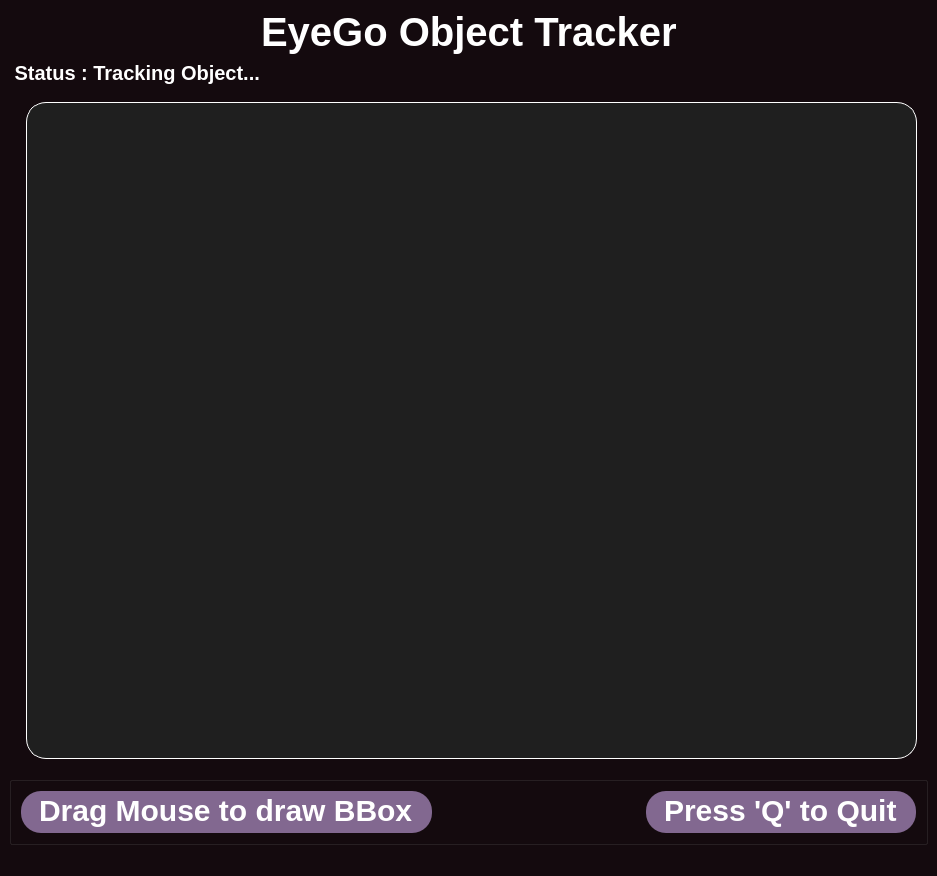
<?xml version="1.0" encoding="UTF-8"?>
<ui version="4.0">
 <class>Application</class>
 <widget class="QMainWindow" name="Application">
  <property name="geometry">
   <rect>
    <x>0</x>
    <y>0</y>
    <width>937</width>
    <height>876</height>
   </rect>
  </property>
  <property name="windowTitle">
   <string>Realtime Filter Designer</string>
  </property>
  <property name="windowIcon">
   <iconset>
    <normaloff>C:/Users/DELL/Downloads/Assets/WindowIcon.png</normaloff>C:/Users/DELL/Downloads/Assets/WindowIcon.png</iconset>
  </property>
  <property name="styleSheet">
   <string notr="true">color: #ffffff;
background-color: #140a0e;
font-weight: bold;
</string>
  </property>
  <widget class="QWidget" name="centralwidget">
   <property name="styleSheet">
    <string notr="true"/>
   </property>
   <layout class="QGridLayout" name="gridLayout_12">
    <item row="1" column="0">
     <widget class="QLabel" name="status_label">
      <property name="maximumSize">
       <size>
        <width>16777215</width>
        <height>30</height>
       </size>
      </property>
      <property name="styleSheet">
       <string notr="true">color: #ffffff;
font-weight:Bold;
font-size: 20px;
border: none;

background-color: #140a0e;</string>
      </property>
      <property name="text">
       <string> Status : Tracking Object...</string>
      </property>
     </widget>
    </item>
    <item row="3" column="0">
     <widget class="QGroupBox" name="groupBox_14">
      <property name="sizePolicy">
       <sizepolicy hsizetype="Preferred" vsizetype="Fixed">
        <horstretch>0</horstretch>
        <verstretch>0</verstretch>
       </sizepolicy>
      </property>
      <property name="maximumSize">
       <size>
        <width>2000</width>
        <height>400</height>
       </size>
      </property>
      <property name="styleSheet">
       <string notr="true">QGroupBox {
background-color: #140a0e;
border-radius: 14px;
border: None;
    font-weight: bold;

}
QGroupBox::title {
    color: white;
    font-weight: bold;

}
background-color: #784B84;
      color: white;
      border: none;
      padding: 5px 10px;
     border: 1.2px solid white;
border-style: outset;
border-radius: 5px;</string>
      </property>
      <property name="title">
       <string/>
      </property>
      <layout class="QGridLayout" name="gridLayout_15">
       <item row="0" column="2">
        <layout class="QHBoxLayout" name="horizontalLayout_38">
         <property name="spacing">
          <number>3</number>
         </property>
         <item>
          <widget class="QLabel" name="label1_24">
           <property name="styleSheet">
            <string notr="true">  appearance: button;
  backface-visibility: hidden;
  background-color: #826890;
  border-radius: 20px;
  border-width: 0;
  box-shadow: rgba(50, 50, 93, .1) 0 0 0 1px inset,rgba(50, 50, 93, .1) 0 2px 5px 0,rgba(0, 0, 0, .07) 0 1px 1px 0;
  box-sizing: border-box;
font-size:30px;
      color: white;
   
     border: none;
padding-top:2px;
padding-bottom:5px;
font-weight:bold;
padding-left:10px;
padding-right:10px;
</string>
           </property>
           <property name="text">
            <string>Press 'Q' to Quit</string>
           </property>
          </widget>
         </item>
        </layout>
       </item>
       <item row="0" column="0">
        <layout class="QHBoxLayout" name="horizontalLayout_31">
         <property name="spacing">
          <number>3</number>
         </property>
         <item>
          <widget class="QLabel" name="label1_14">
           <property name="styleSheet">
            <string notr="true">  appearance: button;
  backface-visibility: hidden;
  background-color: #826890;
  border-radius: 20px;
  border-width: 0;
  box-shadow: rgba(50, 50, 93, .1) 0 0 0 1px inset,rgba(50, 50, 93, .1) 0 2px 5px 0,rgba(0, 0, 0, .07) 0 1px 1px 0;
  box-sizing: border-box;
font-size:30px;
      color: white;
   
     border: none;
padding-top:2px;
padding-bottom:5px;
font-weight:bold;
padding-left:10px;
padding-right:10px;
</string>
           </property>
           <property name="text">
            <string>Drag Mouse to draw BBox</string>
           </property>
          </widget>
         </item>
        </layout>
       </item>
       <item row="0" column="1">
        <spacer name="horizontalSpacer_40">
         <property name="orientation">
          <enum>Qt::Horizontal</enum>
         </property>
         <property name="sizeHint" stdset="0">
          <size>
           <width>40</width>
           <height>20</height>
          </size>
         </property>
        </spacer>
       </item>
      </layout>
     </widget>
    </item>
    <item row="0" column="0">
     <layout class="QHBoxLayout" name="horizontalLayout_11">
      <item>
       <spacer name="horizontalSpacer_4">
        <property name="orientation">
         <enum>Qt::Horizontal</enum>
        </property>
        <property name="sizeHint" stdset="0">
         <size>
          <width>40</width>
          <height>20</height>
         </size>
        </property>
       </spacer>
      </item>
      <item>
       <widget class="QLabel" name="task_label">
        <property name="styleSheet">
         <string notr="true">color: #ffffff;
font-weight:Bold;
font-size: 40px;
border: none;

background-color:#140a0e;
</string>
        </property>
        <property name="text">
         <string>EyeGo Object Tracker</string>
        </property>
       </widget>
      </item>
      <item>
       <spacer name="horizontalSpacer_5">
        <property name="orientation">
         <enum>Qt::Horizontal</enum>
        </property>
        <property name="sizeHint" stdset="0">
         <size>
          <width>40</width>
          <height>20</height>
         </size>
        </property>
       </spacer>
      </item>
     </layout>
    </item>
    <item row="2" column="0">
     <layout class="QHBoxLayout" name="horizontalLayout_3">
      <item>
       <widget class="QFrame" name="frame_24">
        <property name="maximumSize">
         <size>
          <width>0</width>
          <height>700</height>
         </size>
        </property>
        <property name="styleSheet">
         <string notr="true">background-color: #2d282c; /* Background color */
    border-radius: 15px; /* Curved borders */
    border: 2px solid #ffffff; /* 3D outline */

    box-shadow: 2px 2px 8px rgba(0, 0, 0, 0.7); /* 3D shadow effect */</string>
        </property>
        <property name="frameShape">
         <enum>QFrame::StyledPanel</enum>
        </property>
        <property name="frameShadow">
         <enum>QFrame::Raised</enum>
        </property>
        <layout class="QGridLayout" name="gridLayout_33">
         <property name="leftMargin">
          <number>9</number>
         </property>
         <item row="0" column="1">
          <layout class="QVBoxLayout" name="verticalLayout_73">
           <property name="leftMargin">
            <number>0</number>
           </property>
           <item>
            <layout class="QHBoxLayout" name="horizontalLayout_44">
             <item>
              <layout class="QVBoxLayout" name="verticalLayout_74" stretch="0,5">
               <item>
                <spacer name="horizontalSpacer_16">
                 <property name="orientation">
                  <enum>Qt::Horizontal</enum>
                 </property>
                 <property name="sizeHint" stdset="0">
                  <size>
                   <width>40</width>
                   <height>20</height>
                  </size>
                 </property>
                </spacer>
               </item>
               <item>
                <widget class="QWidget" name="outputImageTh" native="true">
                 <property name="minimumSize">
                  <size>
                   <width>0</width>
                   <height>0</height>
                  </size>
                 </property>
                 <property name="maximumSize">
                  <size>
                   <width>0</width>
                   <height>700</height>
                  </size>
                 </property>
                 <property name="styleSheet">
                  <string notr="true">border: 1px solid #ffffff;
background-color: #1f1f1f;</string>
                 </property>
                </widget>
               </item>
              </layout>
             </item>
            </layout>
           </item>
          </layout>
         </item>
        </layout>
       </widget>
      </item>
      <item>
       <layout class="QHBoxLayout" name="horizontalLayout_4">
        <item>
         <widget class="QFrame" name="frame_25">
          <property name="maximumSize">
           <size>
            <width>100000</width>
            <height>100000</height>
           </size>
          </property>
          <property name="styleSheet">
           <string notr="true">background-color:  #140a0e; /* Background color */
    border-radius: 15px; /* Curved borders */
    border: 2px solid  #140a0e; /* 3D outline */

    box-shadow: 2px 2px 8px rgba(0, 0, 0, 0.7); /* 3D shadow effect */</string>
          </property>
          <property name="frameShape">
           <enum>QFrame::StyledPanel</enum>
          </property>
          <property name="frameShadow">
           <enum>QFrame::Raised</enum>
          </property>
          <layout class="QGridLayout" name="gridLayout_34">
           <property name="leftMargin">
            <number>9</number>
           </property>
           <item row="0" column="1">
            <layout class="QVBoxLayout" name="verticalLayout_75">
             <property name="leftMargin">
              <number>0</number>
             </property>
             <item>
              <layout class="QHBoxLayout" name="horizontalLayout_45">
               <item>
                <layout class="QVBoxLayout" name="verticalLayout_76" stretch="0">
                 <item>
                  <widget class="InteractiveVideoLabel" name="video_label">
                   <property name="styleSheet">
                    <string notr="true">  appearance: button;
  backface-visibility: hidden;
  background-color: #826890;
  border-radius: 20px;
  border-width: 0;
  box-shadow: rgba(50, 50, 93, .1) 0 0 0 1px inset,rgba(50, 50, 93, .1) 0 2px 5px 0,rgba(0, 0, 0, .07) 0 1px 1px 0;
  box-sizing: border-box;
font-size:30px;
      color: white;
   
     border: none;
padding-top:2px;
padding-bottom:5px;
font-weight:bold;
padding-left:10px;
padding-right:10px;
border: 1px solid #ffffff;
background-color: #1f1f1f;</string>
                   </property>
                   <property name="text">
                    <string/>
                   </property>
                  </widget>
                 </item>
                </layout>
               </item>
              </layout>
             </item>
            </layout>
           </item>
          </layout>
         </widget>
        </item>
       </layout>
      </item>
     </layout>
    </item>
   </layout>
   <zorder></zorder>
   <zorder>layoutWidget_2</zorder>
   <zorder>groupBox_14</zorder>
   <zorder>status_label</zorder>
  </widget>
  <widget class="QMenuBar" name="menubar">
   <property name="geometry">
    <rect>
     <x>0</x>
     <y>0</y>
     <width>937</width>
     <height>26</height>
    </rect>
   </property>
  </widget>
  <widget class="QStatusBar" name="statusbar"/>
 </widget>
 <customwidgets>
  <customwidget>
   <class>InteractiveVideoLabel</class>
   <extends>QLabel</extends>
   <header>interactive_label</header>
  </customwidget>
 </customwidgets>
 <resources/>
 <connections/>
</ui>
